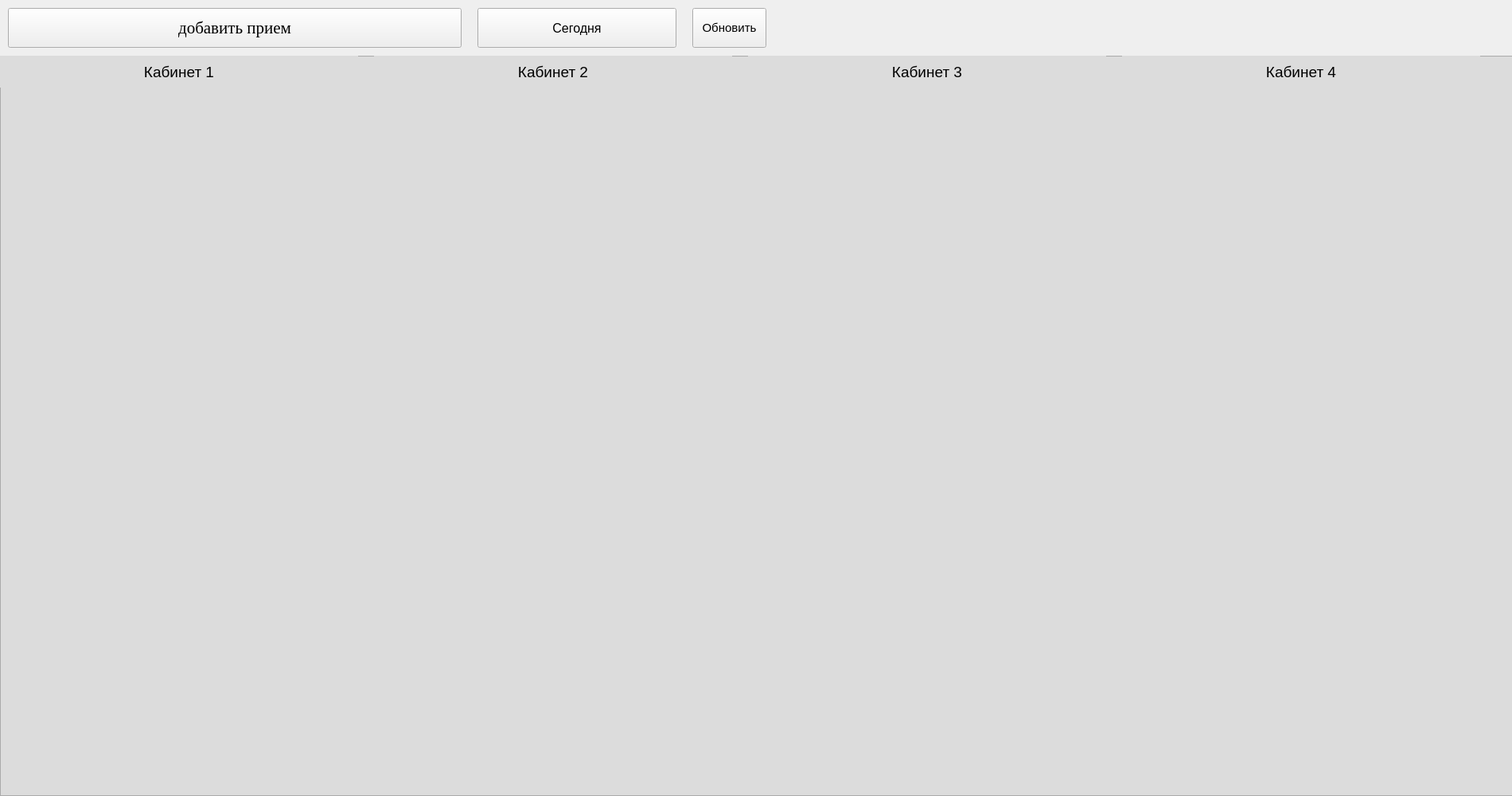
<?xml version="1.0" encoding="UTF-8"?>
<ui version="4.0">
 <class>Form</class>
 <widget class="QWidget" name="Form">
  <property name="geometry">
   <rect>
    <x>0</x>
    <y>0</y>
    <width>1900</width>
    <height>1000</height>
   </rect>
  </property>
  <property name="windowTitle">
   <string>Form</string>
  </property>
  <widget class="QPushButton" name="btn_addseance">
   <property name="geometry">
    <rect>
     <x>10</x>
     <y>10</y>
     <width>570</width>
     <height>50</height>
    </rect>
   </property>
   <property name="font">
    <font>
     <family>Times New Roman</family>
     <pointsize>16</pointsize>
    </font>
   </property>
   <property name="text">
    <string>добавить прием</string>
   </property>
  </widget>
  <widget class="QFrame" name="allframes">
   <property name="geometry">
    <rect>
     <x>0</x>
     <y>70</y>
     <width>1920</width>
     <height>930</height>
    </rect>
   </property>
   <property name="styleSheet">
    <string notr="true">background-color:rgb(220, 220, 220)</string>
   </property>
   <property name="frameShape">
    <enum>QFrame::StyledPanel</enum>
   </property>
   <property name="frameShadow">
    <enum>QFrame::Raised</enum>
   </property>
   <widget class="QLabel" name="label">
    <property name="geometry">
     <rect>
      <x>0</x>
      <y>0</y>
      <width>450</width>
      <height>40</height>
     </rect>
    </property>
    <property name="font">
     <font>
      <pointsize>14</pointsize>
      <weight>50</weight>
      <bold>false</bold>
      <underline>false</underline>
      <strikeout>false</strikeout>
      <kerning>true</kerning>
     </font>
    </property>
    <property name="text">
     <string>Кабинет 1</string>
    </property>
    <property name="alignment">
     <set>Qt::AlignCenter</set>
    </property>
   </widget>
   <widget class="QLabel" name="label_3">
    <property name="geometry">
     <rect>
      <x>470</x>
      <y>0</y>
      <width>450</width>
      <height>40</height>
     </rect>
    </property>
    <property name="font">
     <font>
      <pointsize>14</pointsize>
      <weight>50</weight>
      <bold>false</bold>
      <underline>false</underline>
      <strikeout>false</strikeout>
      <kerning>true</kerning>
     </font>
    </property>
    <property name="text">
     <string>Кабинет 2</string>
    </property>
    <property name="alignment">
     <set>Qt::AlignCenter</set>
    </property>
   </widget>
   <widget class="QLabel" name="label_4">
    <property name="geometry">
     <rect>
      <x>940</x>
      <y>0</y>
      <width>450</width>
      <height>40</height>
     </rect>
    </property>
    <property name="font">
     <font>
      <pointsize>14</pointsize>
      <weight>50</weight>
      <bold>false</bold>
      <underline>false</underline>
      <strikeout>false</strikeout>
      <kerning>true</kerning>
     </font>
    </property>
    <property name="text">
     <string>Кабинет 3</string>
    </property>
    <property name="alignment">
     <set>Qt::AlignCenter</set>
    </property>
   </widget>
   <widget class="QLabel" name="label_5">
    <property name="geometry">
     <rect>
      <x>1410</x>
      <y>0</y>
      <width>450</width>
      <height>40</height>
     </rect>
    </property>
    <property name="font">
     <font>
      <pointsize>14</pointsize>
      <weight>50</weight>
      <bold>false</bold>
      <underline>false</underline>
      <strikeout>false</strikeout>
      <kerning>true</kerning>
     </font>
    </property>
    <property name="text">
     <string>Кабинет 4</string>
    </property>
    <property name="alignment">
     <set>Qt::AlignCenter</set>
    </property>
   </widget>
  </widget>
  <widget class="QPushButton" name="dateOfSeances">
   <property name="geometry">
    <rect>
     <x>600</x>
     <y>10</y>
     <width>250</width>
     <height>50</height>
    </rect>
   </property>
   <property name="font">
    <font>
     <pointsize>12</pointsize>
    </font>
   </property>
   <property name="text">
    <string>Сегодня</string>
   </property>
  </widget>
  <widget class="QPushButton" name="rerollInfo">
   <property name="geometry">
    <rect>
     <x>870</x>
     <y>10</y>
     <width>93</width>
     <height>50</height>
    </rect>
   </property>
   <property name="font">
    <font>
     <pointsize>11</pointsize>
    </font>
   </property>
   <property name="text">
    <string>Обновить</string>
   </property>
  </widget>
 </widget>
 <resources/>
 <connections/>
</ui>
